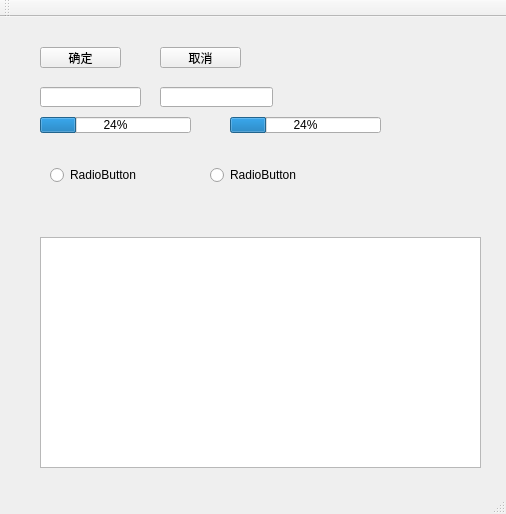
<?xml version="1.0" encoding="UTF-8"?>
<ui version="4.0">
 <class>MainWindow</class>
 <widget class="QMainWindow" name="MainWindow">
  <property name="geometry">
   <rect>
    <x>0</x>
    <y>0</y>
    <width>506</width>
    <height>514</height>
   </rect>
  </property>
  <property name="windowTitle">
   <string>MainWindow</string>
  </property>
  <widget class="QWidget" name="centralWidget">
   <widget class="QPushButton" name="btn1">
    <property name="geometry">
     <rect>
      <x>40</x>
      <y>30</y>
      <width>81</width>
      <height>21</height>
     </rect>
    </property>
    <property name="text">
     <string>确定</string>
    </property>
   </widget>
   <widget class="QPushButton" name="btn2">
    <property name="geometry">
     <rect>
      <x>160</x>
      <y>30</y>
      <width>81</width>
      <height>21</height>
     </rect>
    </property>
    <property name="text">
     <string>取消</string>
    </property>
   </widget>
   <widget class="QLineEdit" name="lineEdit">
    <property name="geometry">
     <rect>
      <x>40</x>
      <y>70</y>
      <width>101</width>
      <height>20</height>
     </rect>
    </property>
   </widget>
   <widget class="QLineEdit" name="lineEdit_2">
    <property name="geometry">
     <rect>
      <x>160</x>
      <y>70</y>
      <width>113</width>
      <height>20</height>
     </rect>
    </property>
   </widget>
   <widget class="QProgressBar" name="progressBar">
    <property name="geometry">
     <rect>
      <x>40</x>
      <y>100</y>
      <width>151</width>
      <height>16</height>
     </rect>
    </property>
    <property name="value">
     <number>24</number>
    </property>
   </widget>
   <widget class="QProgressBar" name="progressBar_2">
    <property name="geometry">
     <rect>
      <x>230</x>
      <y>100</y>
      <width>151</width>
      <height>16</height>
     </rect>
    </property>
    <property name="value">
     <number>24</number>
    </property>
   </widget>
   <widget class="QRadioButton" name="radioButton">
    <property name="geometry">
     <rect>
      <x>50</x>
      <y>150</y>
      <width>89</width>
      <height>16</height>
     </rect>
    </property>
    <property name="text">
     <string>RadioButton</string>
    </property>
   </widget>
   <widget class="QRadioButton" name="radioButton_2">
    <property name="geometry">
     <rect>
      <x>210</x>
      <y>150</y>
      <width>89</width>
      <height>16</height>
     </rect>
    </property>
    <property name="text">
     <string>RadioButton</string>
    </property>
   </widget>
   <widget class="QTableWidget" name="tableWidget">
    <property name="geometry">
     <rect>
      <x>40</x>
      <y>220</y>
      <width>441</width>
      <height>231</height>
     </rect>
    </property>
   </widget>
  </widget>
  <widget class="QMenuBar" name="menuBar">
   <property name="geometry">
    <rect>
     <x>0</x>
     <y>0</y>
     <width>506</width>
     <height>23</height>
    </rect>
   </property>
  </widget>
  <widget class="QToolBar" name="mainToolBar">
   <attribute name="toolBarArea">
    <enum>TopToolBarArea</enum>
   </attribute>
   <attribute name="toolBarBreak">
    <bool>false</bool>
   </attribute>
  </widget>
  <widget class="QStatusBar" name="statusBar"/>
 </widget>
 <layoutdefault spacing="6" margin="11"/>
 <resources/>
 <connections/>
</ui>
